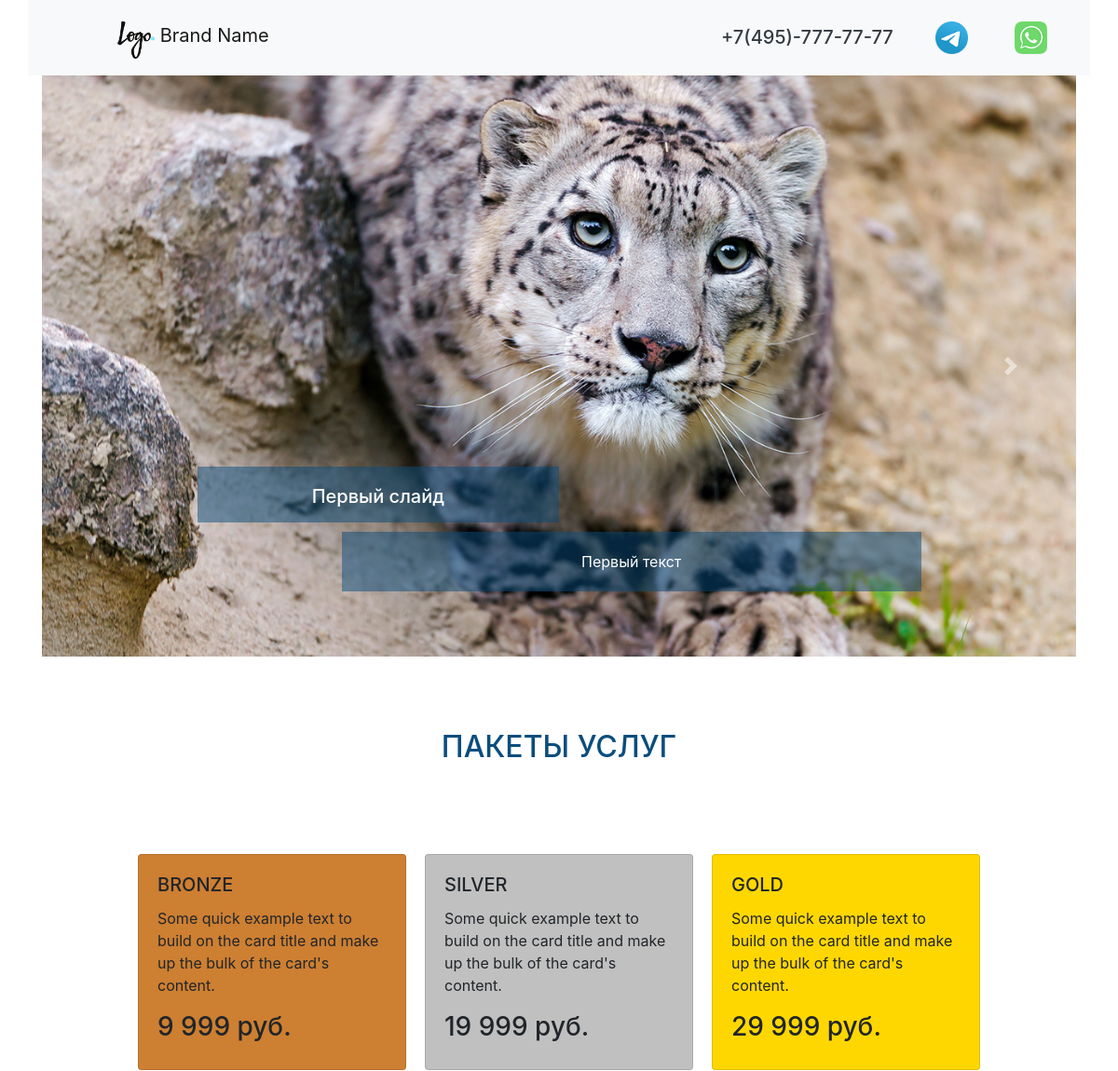
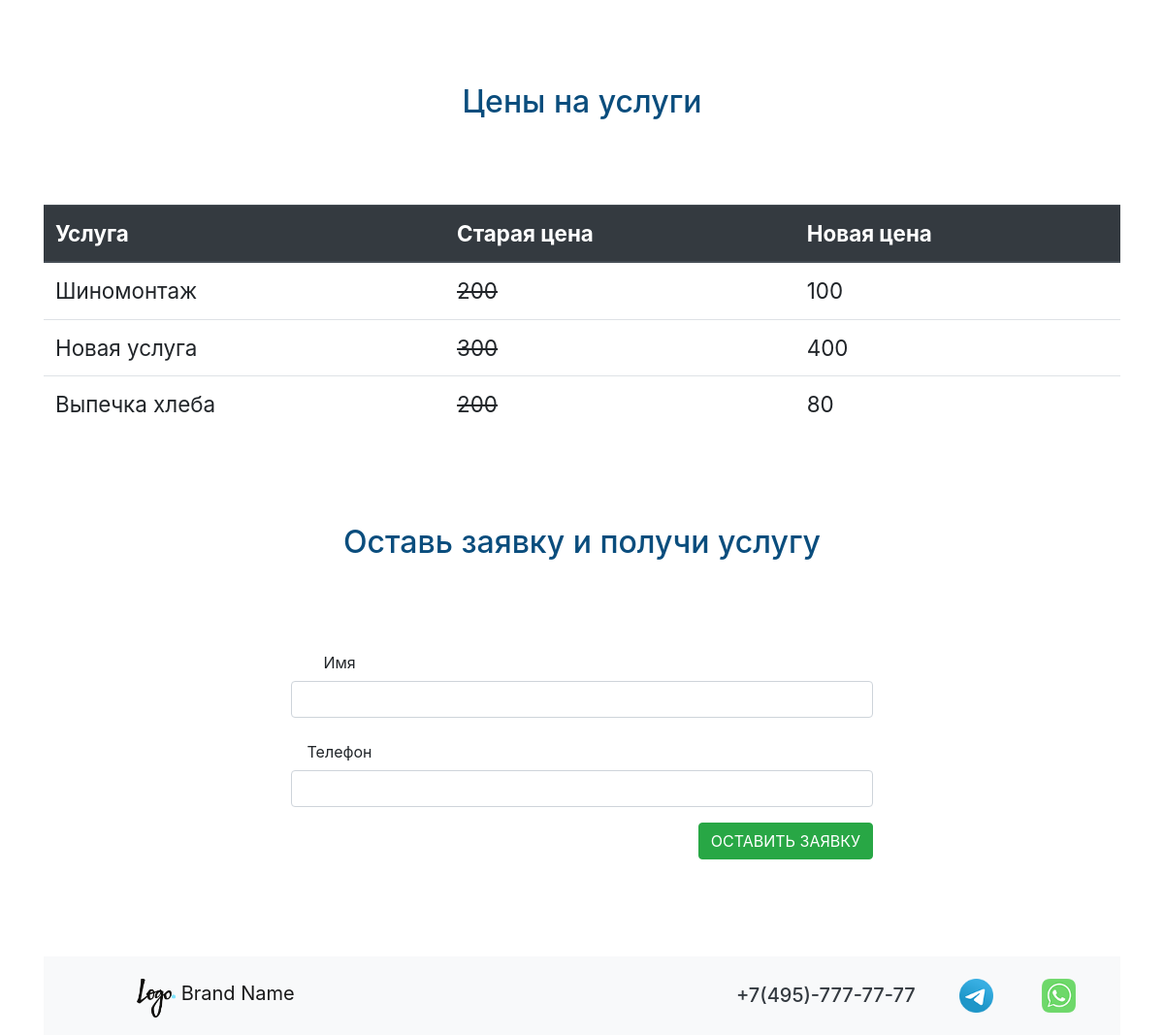
The page / on the database its author committed (2 pictures, top to bottom).
### cms/models.py (models this page shows, shortened)
class CmsSlider(models.Model):
    cms_img = models.ImageField(upload_to='sliderimg/')
    cms_title = models.CharField(max_length=200, verbose_name='Заголовок')
    cms_text = models.CharField(max_length=200, verbose_name='Текст')
    cms_css = models.CharField(max_length=200, null=True, default='-', verbose_name='CSS класс')
    class Meta:
        verbose_name = 'Слайд'
        verbose_name_plural = 'Слайды'

### price/models.py (models this page shows, shortened)
class PriceCard(models.Model):
    pc_value = models.CharField(max_length=20, verbose_name='Цена')
    pc_description = models.CharField(max_length=200, verbose_name='Описание')
    def __str__(self):
        return self.pc_value
    class Meta:
        verbose_name = 'Цены'
        verbose_name_plural = 'Цены'

class PriceTable(models.Model):
    pt_title = models.CharField(max_length=200, verbose_name='Услуга')
    pt_old_price = models.CharField(max_length=200, verbose_name='Старая цена')
    pt_new_price = models.CharField(max_length=200, verbose_name='Новая цена')
    class Meta:
        verbose_name = 'Услугу'
        verbose_name_plural = 'Услуги'

### crm/views.py (the view)
# urls.py: path('', views.first_page),
def first_page(request):
    slider_list = CmsSlider.objects.all()
    pc_1 = PriceCard.objects.get(pk=1)
    pc_2 = PriceCard.objects.get(pk=2)
    pc_3 = PriceCard.objects.get(pk=3)
    price_table = PriceTable.objects.all()
    form = OrderForm()
    dict_obj = {'slider_list': slider_list,
                'pc_1': pc_1,
                'pc_2': pc_2,
                'pc_3': pc_3,
                'price_table': price_table,
                'form': form}
    return render(request, './index.html',dict_obj)

### crm/form.py
class OrderForm(forms.Form):
    name = forms.CharField(max_length=200, widget=forms.TextInput(attrs={'class': 'form-control'}))
    phone = forms.CharField(max_length=200, widget=forms.TextInput(attrs={'class': 'form-control'}))

### templates/index.html (shortened to what this page needs)
{% extends 'base.html' %}
{% load static %}
{% block index %}
{% include 'carusel.html' %}
  	{% include 'price.html' %}
  	<section>
  		<div class="container class_form">
  			<h1 class="text-3">Оставь заявку и получи услугу</h1>
  			<div class="row justify-content-center">
  			<form action="{% url 'thanks_page'%}" method="post" style="width: 50%;">
				<div class="form-group row">
			    <label for="inputEmail3" class="col-sm-2 col-form-label">Имя</label><br>
				  {{ form.name }}
			  </div>
			  <div class="form-group row">
			    <label for="inputEmail3" class="col-sm-2 col-form-label">Телефон</label><br>
					{{ form.phone }}
			  </div>
			  <div style="float: right;" class="form-group row">
			      <button type="submit" class="btn btn-success">ОСТАВИТЬ ЗАЯВКУ</button>
			  </div>
			</form>
			</div>
  		</div>
  	</section>
{% endblock %}

### templates/base.html (shortened to what this page needs)
{% load static %}
<!doctype html>
<html lang="ru">
  <head>
    <link href="{% static 'external.css' %}" rel="stylesheet">
    <link rel="stylesheet" href="https://cdn.jsdelivr.net/npm/bootstrap@4.5.3/dist/css/bootstrap.min.css">
  </head>
  <body>
	<nav class="navbar navbar-light bg-light container">
	  <a class="navbar-brand logo-top" href="#">
	    <img src="{% static './img/Logo.png' %}" width="40" height="40" class="d-inline-block align-top" alt="" loading="lazy">
	    Brand Name
	  </a>
	  <div class="contact-top">
                <a class="whatsapp-number" href="https://web.whatsapp.com/"></a>
                <a class="telegram-number" href="https://t.me/"></a>
              <a class="phone-number text-dark" href="tel:+74957777777">
              	<h5>+7(495)-777-77-77</h5></a>
      </div>
	</nav>
{% block index %}
	{% endblock %}
<footer>
  		<div class="container">
  			<nav class="navbar navbar-light bg-light container">
			    <a class="navbar-brand logo-top" href="#">
			    	<img src="{% static './img/Logo.png' %}" width="40" height="40" class="d-inline-block align-top" alt="" loading="lazy">
			    	Brand Name
			    </a>
	  			<div class="contact-top">
	                <a class="whatsapp-number" href="https://web.whatsapp.com/"></a>
	                <a class="telegram-number" href="https://t.me/"></a>
	              	<a class="phone-number text-dark" href="tel:+74957777777">
	              	<h5>+7(495)-777-77-77</h5></a>
      			</div>
			</nav>
  		</div>
  	    </footer>
  </body>
</html>

### templates/carusel.html (shortened to what this page needs)
{% load static %}
  	<section>
  		<div id="carouselExampleCaptions" class="carousel slide container" data-ride="carousel">
		  <div class="carousel-inner">
			  {% for i in slider_list %}
		    <div class="carousel-item {{i.cms_css }}">
		      <img src="{{ i.cms_img.url }}" class="d-block w-100"  alt="...">
		      <div class="carousel-caption d-none d-md-block">
		        <h5 class="slaider_h">{{ i.cms_title }}</h5>
		        <p class="slaider_p">{{ i.cms_text }}</p>
		      </div>
		    </div>
			{% endfor %}
		  </div>
		  <a class="carousel-control-prev" href="#carouselExampleCaptions" role="button" data-slide="prev">
		    <span class="carousel-control-prev-icon" aria-hidden="true"></span>
		  </a>
		  <a class="carousel-control-next" href="#carouselExampleCaptions" role="button" data-slide="next">
		    <span class="carousel-control-next-icon" aria-hidden="true"></span>
		  </a>
		</div>
  	</section>

### templates/price.html
{% load static %}
<section>
  		<div class="container">
  			<h1 class="text-3">ПАКЕТЫ УСЛУГ</h1>
  			<div class="row justify-content-center">
  				<div class="card product_card" style="width: 18rem; background-color: #cd7f32;">
				  <div class="card-body">
				    <h5 class="card-title">BRONZE</h5>
				    <p class="card-text">Some quick example text to build on the card title and make up the bulk of the card's content.</p>
				    <h3>{{ pc_1 }} руб.</h3>
				  </div>
				</div>
				<div class="card product_card" style="width: 18rem; background-color: #c0c0c0;">
				  <div class="card-body">
				    <h5 class="card-title">SILVER</h5>
				    <p class="card-text">Some quick example text to build on the card title and make up the bulk of the card's content.</p>
				    <h3>{{ pc_2 }} руб.</h3>
				  </div>
				</div>
				<div class="card product_card" style="width: 18rem; background-color: #ffd700;">
				  <div class="card-body">
				    <h5 class="card-title">GOLD</h5>
				    <p class="card-text">Some quick example text to build on the card title and make up the bulk of the card's content.</p>
				    <h3>{{ pc_3 }} руб.</h3>
				  </div>
				</div>
  			</div>
  		</div>
  	</section>
  	<section>
  		<div class="container">
  			<h1 class="text-3">Цены на услуги</h1>
  			<table class="table table_one">
			  <thead class="thead-dark">
			    <tr>
			      <th scope="col">Услуга</th>
			      <th scope="col">Старая цена</th>
			      <th scope="col">Новая цена</th>
			    </tr>
			  </thead>
			  <tbody>
			  {% for i in price_table %}
			    <tr>
			      <td>{{ i.pt_title }}</td>
			      <td><del>{{ i.pt_old_price }}</del></td>
			      <td>{{ i.pt_new_price }}</td>
			    </tr>
			  {% endfor %}
			  </tbody>
			</table>
  		</div>
  	</section>

### landingpage/static/external.css (style rules this page uses)
.logo-top { width: 100px; height: 40px; float: left; margin: 0px 0px 5px 80px; }
.phone-number { width: 200px; height: 40px; float: right; margin: 20px 10px 5px 20px; }
.whatsapp-number { width: 35px; height: 35px; float: right; margin: 15px 30px 5px 20px; background: url(./img/wa-image-color.png) no-repeat center top / cover; transition: 0.5s ease-in-out; }
.telegram-number { width: 35px; height: 35px; float: right; margin: 15px 30px 5px 20px; background: url(./img/tg-image-color.png) no-repeat center top / cover; transition: 0.5s ease-in-out; }
.slaider_h { height: 60px; width: 50%; margin: 30px 0px 10px 0px; padding-top: 20px; background-color: rgba(10, 77, 125, 0.5); text-align: center; }
.slaider_p { height: 100%; width: 80%; float: right; margin: 0px 0px 30px 0px; padding-top: 20px; padding-bottom: 20px; background-color: rgba(10, 77, 125, 0.5); text-align: center; }
.text-3 { color: rgb(10, 77, 125); font-size: 2em; text-align: center; padding-top: 7%; padding-bottom: 7%; }
.product_card { margin: 10px; }
.table_one { font-size: 1.4em; }
.class_form { text-align: center; padding-bottom: 7%; }

### rows shown on the page
CmsSlider: cms_img (picture), cms_title "Первый слайд", cms_text "Первый текст"
PriceCard: pc_value "9 999"
PriceCard: pc_value "19 999"
PriceCard: pc_value "29 999"
PriceTable: pt_title "Шиномонтаж", pt_old_price "200", pt_new_price "100"
PriceTable: pt_title "Новая услуга", pt_old_price "300", pt_new_price "400"
PriceTable: pt_title "Выпечка хлеба", pt_old_price "200", pt_new_price "80"
